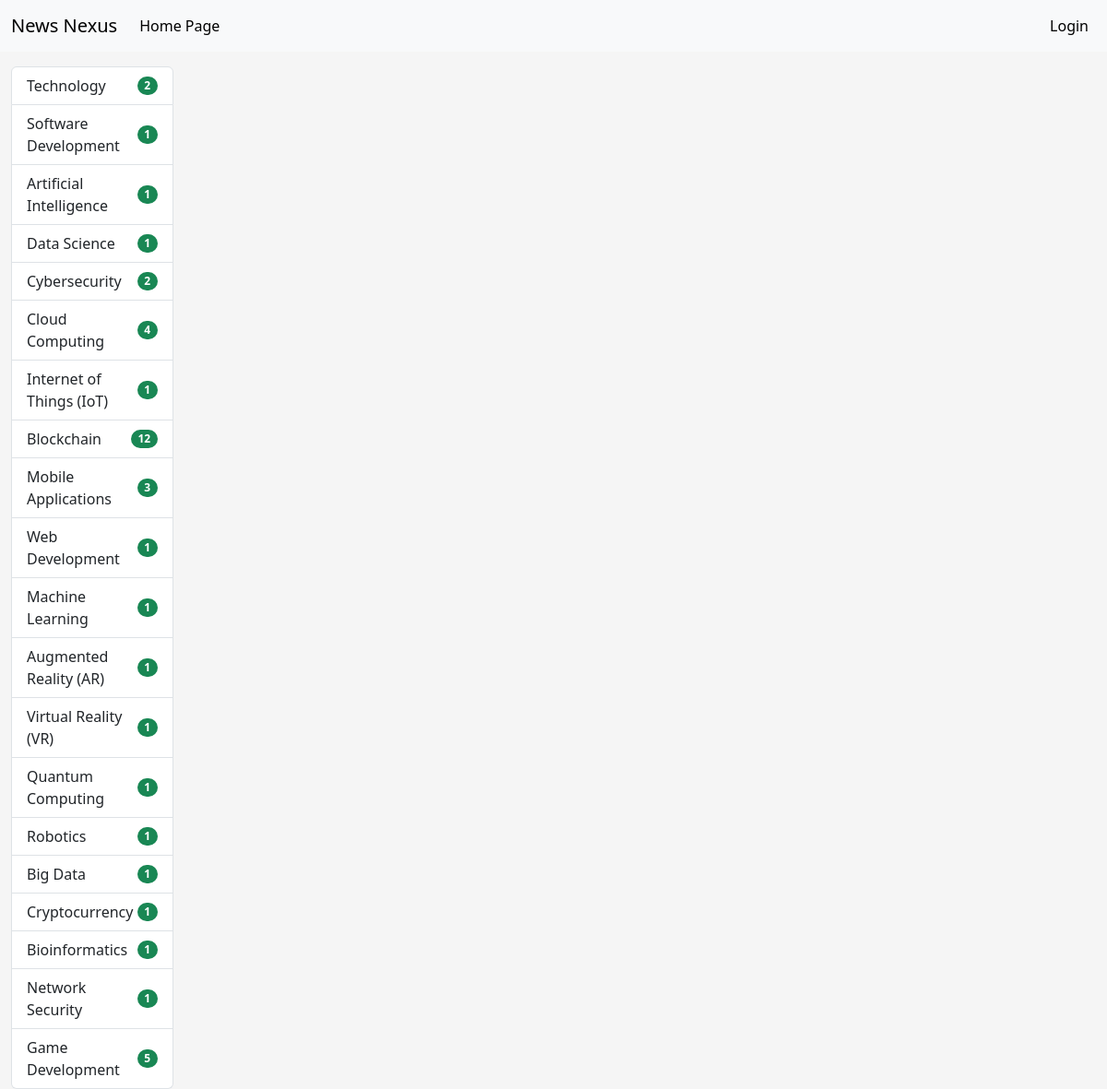
The page /topic/6/ on the database its author committed.
### newspaper_agency/models.py (models this page shows, shortened)
class Topic(models.Model):
    name = models.CharField(max_length=255, unique=True, db_index=True)
    class Meta:
        ordering = ("name",)

### newspaper_agency/views.py (the view)
# urls.py: path("topic/<int:pk>/", GetNewspapersByTopic.as_view(), name="get-topic-info"),
class GetNewspapersByTopic(ListView):
    model = Newspaper
    template_name = "newspaper_agency/topic.html"
    paginate_by = 5
    def get_queryset(self):
        return Newspaper.objects.filter(
            topic_id=self.kwargs["pk"]
        ).select_related("topic")

### newspaper_agency/templatetags/newspaper_tags.py (called while the page is built)
@register.inclusion_tag('newspaper_agency/topics_list.html')
def show_topics():
    topics = Topic.objects.annotate(cnt=Count('newspapers'))
    return {'topics': topics}

### newspaper_agency/templates/newspaper_agency/topic.html (shortened to what this page needs)
{% extends "base.html" %}
{% load crispy_forms_filters %}
{% block sidebar %}
  {% include "includes/sidebar.html" %}
{% endblock %}

### newspaper_agency/templates/newspaper_agency/topics_list.html
<div class="list-group">
  {% for topic in topics %}
    <a href="{% url 'newspaper-agency:get-topic-info' pk=topic.pk %}" class="list-group-item list-group-item-action d-flex justify-content-between align-items-center">
      {{ topic.name }}
      <span class="badge bg-success rounded-pill">{{ topic.cnt }}</span>
    </a>
  {% endfor %}
</div>

### news_nexus/static/css/styles.css (style rules this page uses)
body { background-color: whitesmoke; }

### rows shown on the page
Topic: name "Technology", cnt "2"
Topic: name "Software Development", cnt "1"
Topic: name "Artificial Intelligence", cnt "1"
Topic: name "Data Science", cnt "1"
Topic: name "Cybersecurity", cnt "2"
Topic: name "Cloud Computing", cnt "4"
Topic: name "Internet of Things (IoT)", cnt "1"
Topic: name "Blockchain", cnt "12"
Topic: name "Mobile Applications", cnt "3"
Topic: name "Web Development", cnt "1"
Topic: name "Machine Learning", cnt "1"
Topic: name "Augmented Reality (AR)", cnt "1"
Topic: name "Virtual Reality (VR)", cnt "1"
Topic: name "Quantum Computing", cnt "1"
Topic: name "Robotics", cnt "1"
Topic: name "Big Data", cnt "1"
Topic: name "Cryptocurrency", cnt "1"
Topic: name "Bioinformatics", cnt "1"
Topic: name "Network Security", cnt "1"
Topic: name "Game Development", cnt "5"
